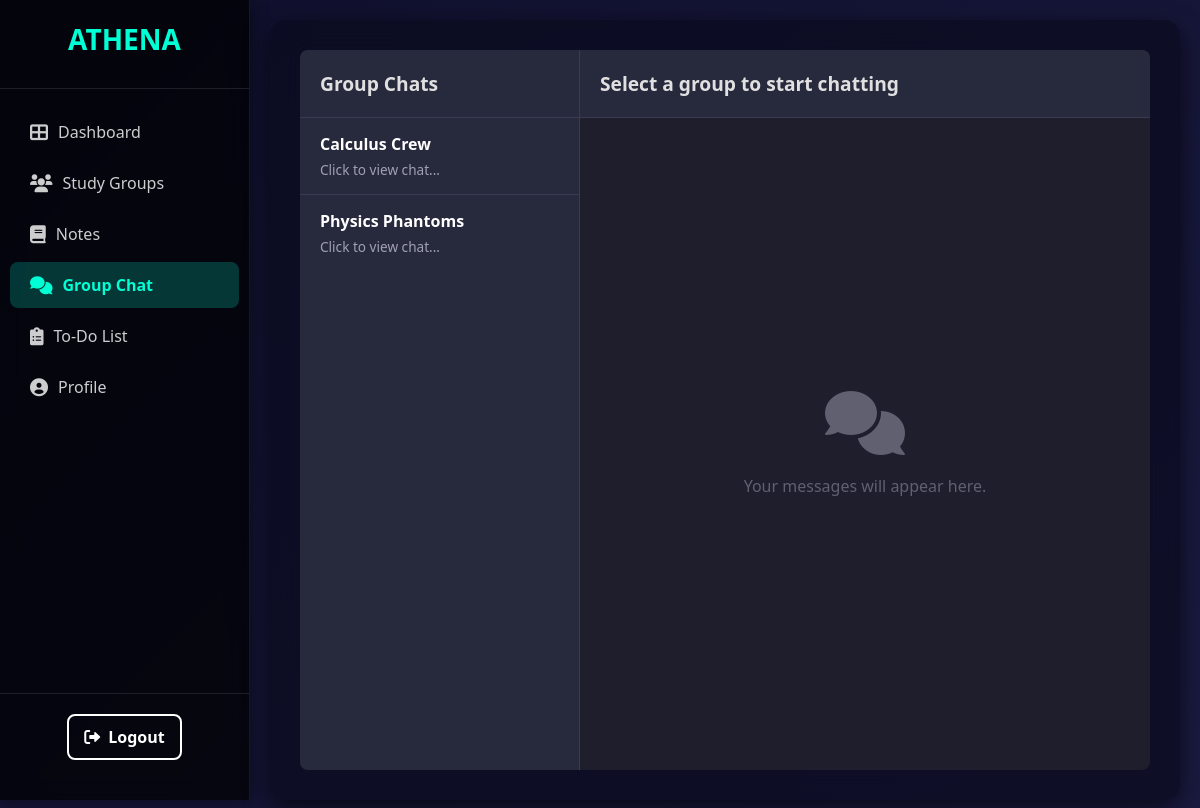
Screenshot of /users/dashboard/chat_box/group_chat.php (signed in) with the database file from the repository.
### tables this page shows
CREATE TABLE `study_group` (
  `group_id` int(11) NOT NULL,
  `group_name` varchar(100) NOT NULL,
  `description` text DEFAULT NULL,
  `user_id` int(11) NOT NULL,
  `approved` tinyint(1) DEFAULT 0,
  `created_at` datetime DEFAULT current_timestamp()
);

### users/dashboard/chat_box/group_chat.php (the view, shortened to what this page needs)
<?php
require '../../connect.php';
$user_id = $_SESSION['user_id'];
$groups_query = "
    SELECT sg.group_id, sg.group_name
    FROM study_group sg
    JOIN group_members gm ON sg.group_id = gm.group_id
    WHERE gm.user_id = ? AND sg.approved = 1
    ORDER BY sg.group_name ASC
";
$stmt_groups = $conn->prepare($groups_query);
$stmt_groups->bind_param("i", $user_id);
$stmt_groups->execute();
$groups_result = $stmt_groups->get_result();
$joined_groups = [];
while ($row = $groups_result->fetch_assoc()) {
    $joined_groups[] = $row;
}
?>
<!DOCTYPE html>
<html lang="en">
<head>
  <link rel="stylesheet" href="../panelstyle.css">
  <link rel="stylesheet" href="chat_style.css">
  <link rel="stylesheet" href="https://cdnjs.cloudflare.com/ajax/libs/font-awesome/6.0.0-beta3/css/all.min.css">
</head>
<body>
  <div class="dashboard-wrapper">
    <aside class="sidebar">
      <div class="sidebar-header"><div class="logo">ATHENA</div></div>
      <nav class="sidebar-nav">
        <ul>
          <li><a href="../user_panel.php"><i class="fas fa-th-large"></i> Dashboard</a></li>
          <li><a href="../study_groups/study_group.php"><i class="fas fa-users"></i> Study Groups</a></li>
          <li><a href="../notes/notes.php"><i class="fas fa-book"></i> Notes</a></li>
          <li class="active"><a href="group_chat.php"><i class="fas fa-comments"></i> Group Chat</a></li>
          <li><a href="../to-do/to-do.php"><i class="fas fa-clipboard-list"></i> To-Do List</a></li>
          <li><a href="../profile/profile_page.php"><i class="fas fa-user-circle"></i> Profile</a></li>
        </ul>
      </nav>
      <div class="sidebar-footer"><a href="../../user_logout.php" class="logout-btn"><i class="fas fa-sign-out-alt"></i> Logout</a></div>
    </aside>
    <main class="main-content">
        <div class="chat-container">
            <div class="chat-sidebar">
                <div class="chat-sidebar-header"><h3>Group Chats</h3></div>
                <ul class="group-list">
                    <?php if (!empty($joined_groups)): ?>
                        <?php foreach ($joined_groups as $group): ?>
                            <li class="group-item" data-group-id="<?= $group['group_id'] ?>" data-group-name="<?= htmlspecialchars($group['group_name']) ?>">
                                <div class="group-info">
                                    <p class="group-name"><?= htmlspecialchars($group['group_name']) ?></p>
                                    <p class="group-last-message">Click to view chat...</p>
                                </div>
                            </li>
                        <?php endforeach; ?>
                    <?php else: ?>
                        <li class="no-groups">You haven't joined any groups yet.</li>
                    <?php endif; ?>
                </ul>
            </div>
            <div class="chat-main">
                <div class="chat-header">
                    <h3 id="current-group-name">Select a group to start chatting</h3>
                </div>
                <div class="chat-messages" id="chat-messages-container">
                    <div class="no-group-selected">
                        <i class="fas fa-comments"></i>
                        <p>Your messages will appear here.</p>
                    </div>
                </div>
            </div>
        </div>
    </main>
  </div>
</body>
</html>

### users/dashboard/panelstyle.css (style rules this page uses)
* { margin: 0; padding: 0; box-sizing: border-box; font-family: 'Segoe UI', sans-serif; }
body { background: linear-gradient(135deg, #0f0f2c, #1a1a40); color: white; min-height: 100vh; display: flex; }
a { text-decoration: none; color: inherit; }
.dashboard-wrapper { display: flex; width: 100%; min-height: 100vh; }
.sidebar { width: 250px; background-color: rgba(0, 0, 0, 0.7); backdrop-filter: blur(10px); box-shadow: 2px 0 15px rgba(0, 0, 0, 0.4); display: flex; flex-direction: column; padding: 20px 0; position: sticky; top: 0; height: 100vh; border-right: 1px solid rgba(255, 255, 255, 0.08); }
.sidebar-header { padding: 0 20px 30px; border-bottom: 1px solid rgba(255, 255, 255, 0.1); margin-bottom: 20px; }
.sidebar-header .logo { font-size: 28px; font-weight: bold; color: #00ffd5; text-align: center; }
.sidebar-nav ul { list-style: none; padding: 0; }
.sidebar-nav li { margin-bottom: 5px; }
.sidebar-nav li a { display: flex; align-items: center; padding: 12px 20px; color: rgba(255, 255, 255, 0.8); font-size: 16px; transition: background-color 0.2s ease, color 0.2s ease; border-radius: 8px; margin: 0 10px; }
.sidebar-nav li a i { margin-right: 10px; font-size: 18px; }
.sidebar-nav li.active a { background-color: rgba(0, 255, 213, 0.2); color: #00ffd5; font-weight: bold; }
.sidebar-footer { margin-top: auto; padding: 20px; border-top: 1px solid rgba(255, 255, 255, 0.1); text-align: center; }
.logout-btn { background-color: transparent; border: 2px solid white; color: white; padding: 10px 15px; border-radius: 8px; display: inline-flex; align-items: center; font-weight: bold; transition: background-color 0.3s ease, color 0.3s ease, transform 0.2s ease; }
.logout-btn i { margin-right: 8px; }
.main-content { flex-grow: 1; padding: 30px; background-color: rgba(10, 10, 30, 0.7); backdrop-filter: blur(20px); border-radius: 16px; margin: 20px; box-shadow: 0 8px 24px rgba(0, 0, 0, 0.6); }
.group-item, .task-item, .note-item { display: flex; justify-content: space-between; align-items: center; padding: 15px 0; border-bottom: 1px solid rgba(255, 255, 255, 0.08); }
.group-item:last-child, .task-item:last-child, .note-item:last-child { border-bottom: none; }

### users/dashboard/chat_box/chat_style.css (style rules this page uses)
.chat-container { display: flex; height: calc(100vh - 80px); width: 100%; background-color: #1e1e2d; border-radius: 8px; overflow: hidden; }
.chat-sidebar { width: 30%; min-width: 280px; background-color: #27293d; border-right: 1px solid #3a3b50; display: flex; flex-direction: column; }
.chat-main { width: 70%; display: flex; flex-direction: column; }
.chat-sidebar-header { padding: 20px; border-bottom: 1px solid #3a3b50; }
.chat-sidebar-header h3 { color: #e0e0e0; margin: 0; font-size: 1.2rem; }
.group-list { list-style: none; padding: 0; margin: 0; overflow-y: auto; flex-grow: 1; }
.group-item { padding: 15px 20px; cursor: pointer; border-bottom: 1px solid #3a3b50; transition: background-color 0.2s ease; }
.group-info .group-name { color: #ffffff; font-weight: bold; margin: 0 0 5px 0; }
.group-info .group-last-message { color: #a0a0b0; font-size: 0.85rem; margin: 0; white-space: nowrap; overflow: hidden; text-overflow: ellipsis; }
.chat-header { padding: 20px; background-color: #27293d; border-bottom: 1px solid #3a3b50; color: #e0e0e0; display: flex; justify-content: space-between; align-items: center; }
.chat-header h3 { margin: 0; font-size: 1.2rem; }
.chat-messages { flex-grow: 1; padding: 20px; overflow-y: auto; display: flex; flex-direction: column; }
.no-group-selected { display: flex; flex-direction: column; justify-content: center; align-items: center; height: 100%; color: #606070; text-align: center; }
.no-group-selected i { font-size: 4rem; margin-bottom: 20px; }

### rows the page displays
study_group: group_name "Calculus Crew"
study_group: group_name "Physics Phantoms"
